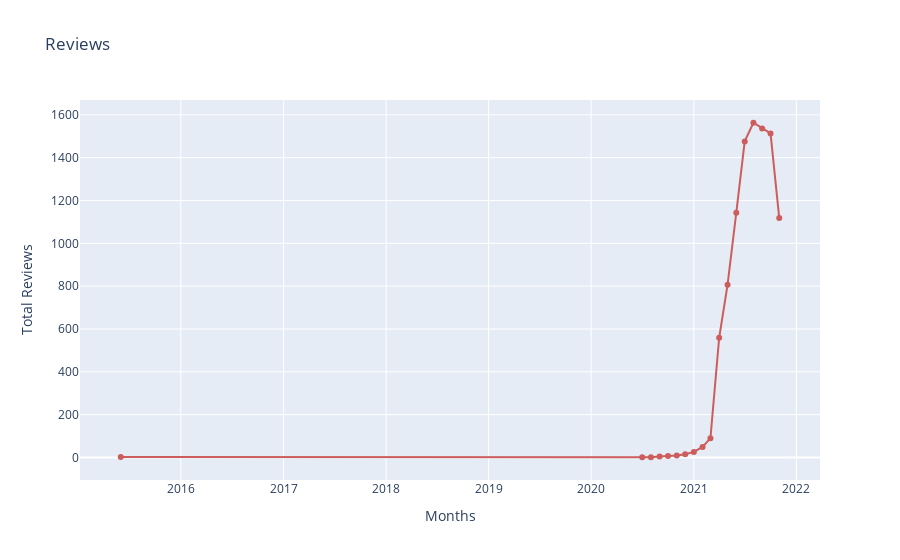

The notebook cell this image was saved under:
### Code cell
import plotly.express as px
import plotly.graph_objs as go
fig = go.Figure(data=go.Scatter(x=df_month['month'].astype(dtype=str), 
                        y=df_month['counts'],
                        marker_color='indianred', text="counts"))
fig.update_layout({"title": 'Reviews',
                   "xaxis": {"title":"Months"},
                   "yaxis": {"title":"Total Reviews"},
                   "showlegend": False})
#fig.write_image("by-month.png",format="png", width=1000, height=600, scale=3)
fig.show()

### Figure 1 — Plotly figure (JSON) as saved in the notebook; plotly's stock layout.template omitted (floating-point values rounded to 4 significant figures)
{"data": [{"marker": {"color": "indianred"}, "text": "counts", "type": "scatter", "x": ["2015-06", "2020-07", "2020-08", "2020-09", "2020-10", "2020-11", "2020-12", "2021-01", "2021-02", "2021-03", "2021-04", "2021-05", "2021-06", "2021-07", "2021-08", "2021-09", "2021-10", "2021-11"], "y": [2, 1, 1, 5, 7, 9, 15, 26, 49, 90, 559, 807, 1143, 1476, 1563, 1536, 1513, 1118]}], "layout": {"showlegend": false, "title": {"text": "Reviews"}, "xaxis": {"title": {"text": "Months"}}, "yaxis": {"title": {"text": "Total Reviews"}}}}
